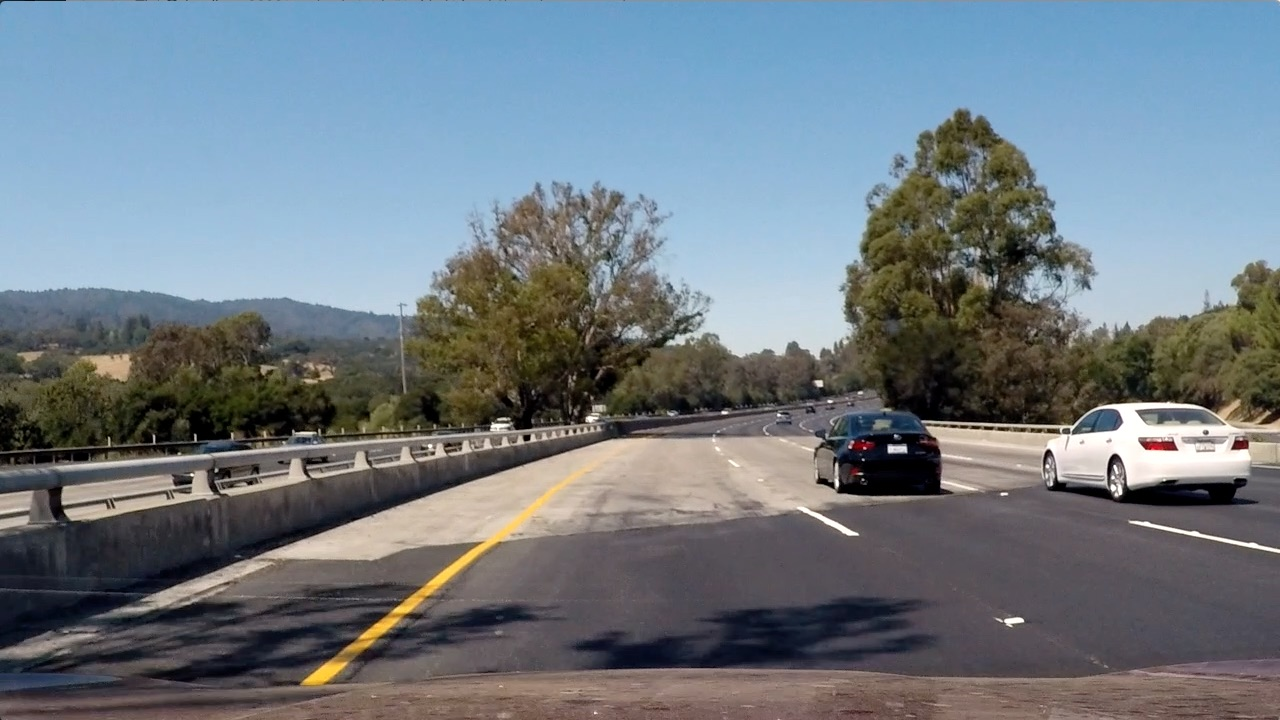
#> input picture test_images/test4.jpg, 1280 x 720 px
$ jupyter execute --allow-errors Vehicle_Detection_and_Tracking.ipynb   (shell and % lines are left out)   (older library calls are emulated)
#> lines starting #> are read from the running program, lines starting #| are printed output that depends on the picture; after the words box and inside, x2 and y2 are one past the last pixel; in counts of white or black regions, pixels touching at a corner belong together
# Vehicle Detection and Tracking

---
**Author:** Sergey Morozov

---

###### NOTICE

Some of the functions below were provided by [Udacity](https://www.udacity.com/). Author modified some of them and added original code.

## Project Steps
- Perform a Histogram of Oriented Gradients (HOG) feature extraction on a labeled training set of images and train a classifier Linear SVM classifier.
- Apply a color transform and append binned color features, as well as histograms of color, to your HOG feature vector.
- Implement a sliding-window technique and use your trained classifier to search for vehicles in images.
- Run pipeline on a video stream and create a heat map of recurring detections frame by frame to reject outliers and follow detected vehicles.
- Estimate a bounding box for vehicles detected.

### Training Data Extraction

Archive with vehicle and non-vehicle images should be manually downloaded and placed in the root of this repository.
- [vehicles.zip](https://yadi.sk/d/z55uKF-J3KNDgg)
- [non-vehicles.zip](https://yadi.sk/d/-blY05xV3KNDnV)

#### Extract Data

[cell 1]
import os
import zipfile
import shutil

# Extract vehicle images
#> (the rest of this cell did not finish here and is left out)

#### Explore Data

[cell 2]
import os
import cv2
import glob
import numpy as np
import matplotlib.image as mpimg
import matplotlib.pyplot as plt

def data_look(car_list, notcar_list):
    """Extract useful information about provided data."""
    data_dict = {}
    # Define a key in data_dict "n_cars" and store the number of car images
    data_dict["n_cars"] = len(car_list)
    # Define a key "n_notcars" and store the number of notcar images
    data_dict["n_notcars"] = len(notcar_list)
    # Read in a test image, either car or notcar
    example_img = cv2.imread(car_list[0])
    # Define a key "image_shape" and store the test image shape 3-tuple
    data_dict["image_shape"] = example_img.shape
    # Define a key "data_type" and store the data type of the test image.
    data_dict["data_type"] = example_img.dtype
    # Return data_dict
    return data_dict

# List containing paths to training images
vehicle_paths = glob.glob("vehicle_images/*/*.png")
nonvehicle_paths = glob.glob("non-vehicle_images/*/*.png")

# Extract useful information from data
#> (the rest of this cell did not finish here and is left out)

### Feature Extraction

#### Histogram of Color

[cell 3]
import os
import cv2
import numpy as np
import matplotlib.pyplot as plt

# [16 lines left out: function color_hist, not called in this run]

# Draw historgam for each color channel
# As an example consider BGR color space
fig, axs = plt.subplots(2,4, figsize=(16, 6))

# Draw histograms for vehicle
#> (the rest of this cell did not finish here and is left out)

#### Color Distribution

[cell 4]
import cv2
import numpy as np
import matplotlib.pyplot as plt
from mpl_toolkits.mplot3d import Axes3D

def plot3d(pixels, colors_rgb, fig, pos,
           axis_labels=list("RGB"),
           axis_limits=[(0, 255), (0, 255), (0, 255)]):
    """Plot pixels in 3D."""

    # 3D axes
    ax = fig.add_subplot(pos, projection='3d')

    # Set axis limits
    ax.set_xlim(*axis_limits[0])
    ax.set_ylim(*axis_limits[1])
    ax.set_zlim(*axis_limits[2])

    # Set axis labels and sizes
    ax.tick_params(axis='both', which='major', labelsize=7, pad=1)
    ax.set_xlabel(axis_labels[0], fontsize=10, labelpad=1)
    ax.set_ylabel(axis_labels[1], fontsize=10, labelpad=1)
    ax.set_zlabel(axis_labels[2], fontsize=10, labelpad=1)

    # Plot pixel values with colors given in colors_rgb
    ax.scatter(
        pixels[:, :, 0].ravel(),
        pixels[:, :, 1].ravel(),
        pixels[:, :, 2].ravel(),
        c=colors_rgb.reshape((-1, 3)), edgecolors='none')

    return ax  # return Axes3D object for further manipulation


# Read a color image
img = cv2.imread("test_images/test4.jpg")
#> img is the input picture: shape (720, 1280, 3); mean B, G, R 130.9, 122.7, 112.2

# Select a small fraction of pixels to plot by subsampling it
scale = max(img.shape[0], img.shape[1], 64) / 64  # at most 64 rows and columns
img_small = cv2.resize(img, (np.int(img.shape[1] / scale), np.int(img.shape[0] / scale)), interpolation=cv2.INTER_NEAREST)

# Convert subsampled image to desired color space(s)
img_small_RGB = cv2.cvtColor(img_small, cv2.COLOR_BGR2RGB)  # OpenCV uses BGR, matplotlib likes RGB
img_small_HSV = cv2.cvtColor(img_small, cv2.COLOR_BGR2HSV)
img_small_HLS = cv2.cvtColor(img_small, cv2.COLOR_BGR2HLS)
img_small_LUV = cv2.cvtColor(img_small, cv2.COLOR_BGR2LUV)
img_small_YUV = cv2.cvtColor(img_small, cv2.COLOR_BGR2YUV)
img_small_YCrCb = cv2.cvtColor(img_small, cv2.COLOR_BGR2YCrCb)
img_small_rgb = img_small_RGB / 255.  # scaled to [0, 1], only for plotting

fig = plt.figure(figsize=(15,10))
# Plot and show
ax = fig.add_subplot(332)
ax.imshow(cv2.cvtColor(img, cv2.COLOR_BGR2RGB))
ax.axis("off")
plot3d(img_small_RGB, img_small_rgb, fig, 334)
plot3d(img_small_HSV, img_small_rgb, fig, 335, axis_labels=list("HSV"))
plot3d(img_small_HLS, img_small_rgb, fig, 336, axis_labels=list("HLS"))
plot3d(img_small_LUV, img_small_rgb, fig, 337, axis_labels=list("LUV"))
plot3d(img_small_YUV, img_small_rgb, fig, 338, axis_labels=list("YUV"))
plot3d(img_small_YCrCb, img_small_rgb, fig, 339, axis_labels=['Y', 'Cr', 'Cb'])
plt.tight_layout()

# Create directory where to save output images
if not os.path.isdir("output_images"):
    os.mkdir("output_images")

plt.savefig('output_images/color_distribution.png', bbox_inches="tight")

#### Spatial Binning of Color

[cell 5]
import cv2
import numpy as np
import matplotlib.pyplot as plt

def bin_spatial(img, size=(32, 32)):
    """Function to compute binned color features."""
#> called with size = (32, 32)
    # Use cv2.resize().ravel() to create the feature vector
    features = cv2.resize(img, size).ravel()
#> features = 3072 values, max 252 at index 2007, min 0 at index 2082, mean 121.8
    # Return the feature vector
    return features

# Read test image
img = cv2.imread("test_images/test4.jpg")

# Convert subsampled image to desired color space(s)
img_RGB = cv2.cvtColor(img_small, cv2.COLOR_BGR2RGB)  # OpenCV uses BGR, matplotlib likes RGB
img_HSV = cv2.cvtColor(img_small, cv2.COLOR_BGR2HSV)
img_HLS = cv2.cvtColor(img_small, cv2.COLOR_BGR2HLS)
img_LUV = cv2.cvtColor(img_small, cv2.COLOR_BGR2LUV)
img_YUV = cv2.cvtColor(img_small, cv2.COLOR_BGR2YUV)
img_YCrCb = cv2.cvtColor(img_small, cv2.COLOR_BGR2YCrCb)

fig, axs = plt.subplots(2,3, figsize=(16, 6))

axs[0][0].plot(bin_spatial(img_RGB))
axs[0][0].set_title('RGB')

axs[0][1].plot(bin_spatial(img_HSV))
axs[0][1].set_title('HSV')

axs[0][2].plot(bin_spatial(img_HLS))
axs[0][2].set_title('HLS')

axs[1][0].plot(bin_spatial(img_LUV))
axs[1][0].set_title('LUV')

axs[1][1].plot(bin_spatial(img_YUV))
axs[1][1].set_title('YUV')

axs[1][2].plot(bin_spatial(img_YCrCb))
axs[1][2].set_title('YCrCb')

plt.tight_layout()

# Create directory where to save output images
if not os.path.isdir("output_images"):
    os.mkdir("output_images")

plt.savefig('output_images/spatial_binning.png', bbox_inches="tight")
#> (reads scaler.pkl from the repository)

#### Histogram of Oriented Gradients

[cell 6]
import cv2
import numpy as np
from skimage.feature import hog
import matplotlib.pyplot as plt

# [12 lines left out: function get_hog_features, not called in this run]

# Read in the image
#> (the rest of this cell did not finish here and is left out)

### Train Linear Support Vector Machine Classifier

#### Define Parameters

[cell 7]
# Parameters to be tweaked
color_space = 'HLS' # Can be BGR, HSV, LUV, HLS, YUV, YCrCb
orient = 12
pix_per_cell = 8 # HOG pixels per cell
cell_per_block = 2 # HOG cells per block
hog_channel = "ALL" # Can be 0, 1, 2, or "ALL"
spatial_size = (32, 32) # Spatial binning dimensions
hist_bins = 64    # Number of histogram bins
spatial_feat = True # Spatial features on or off
hist_feat = True # Histogram features on or off
hog_feat = True # HOG features on or off
bins_range=(0,256)

print('Parameters were defined.')

#### Combine Features and Normalize

[cell 8]
#####
# The next step is quite long. You load scaler from the file system.
#####

import pickle

# Load the scaler
#> (the rest of this cell did not finish here and is left out)

[cell 9]
import cv2
import pickle
import matplotlib.pyplot as plt
import matplotlib.image as mpimg
from sklearn.preprocessing import StandardScaler

def extract_features(imgs, color_space='BGR', spatial_size=(32, 32),
                        hist_bins=32, orient=9,
                        pix_per_cell=8, cell_per_block=2, hog_channel=0,
                        spatial_feat=True, hist_feat=True, hog_feat=True):
    """Function to extract features from a list of images.

    This function calls bin_spatial(), color_hist(), and get_hog_features().
    """
    # Create a list to append feature vectors to
    features = []
    # Iterate through the list of images
    for file in imgs:
        file_features = []
        # Read in each one by one
        image = cv2.imread(file)
        # apply color conversion if other than 'BGR'
        if color_space != 'BGR':
            if color_space == 'RGB':
                feature_image = cv2.cvtColor(image, cv2.COLOR_BGR2RGB)
            if color_space == 'HSV':
                feature_image = cv2.cvtColor(image, cv2.COLOR_BGR2HSV)
            elif color_space == 'LUV':
                feature_image = cv2.cvtColor(image, cv2.COLOR_BGR2LUV)
            elif color_space == 'HLS':
                feature_image = cv2.cvtColor(image, cv2.COLOR_BGR2HLS)
            elif color_space == 'YUV':
                feature_image = cv2.cvtColor(image, cv2.COLOR_BGR2YUV)
            elif color_space == 'YCrCb':
                feature_image = cv2.cvtColor(image, cv2.COLOR_BGR2YCrCb)
        else: feature_image = np.copy(image)

        if spatial_feat == True:
            spatial_features = bin_spatial(feature_image, size=spatial_size)
            file_features.append(spatial_features)
        if hist_feat == True:
            # Apply color_hist()
            hist_features = color_hist(feature_image, nbins=hist_bins)
            file_features.append(hist_features)
        if hog_feat == True:
        # Call get_hog_features() with vis=False, feature_vec=True
            if hog_channel == 'ALL':
                hog_features = []
                for channel in range(feature_image.shape[2]):
                    hog_features.append(get_hog_features(feature_image[:,:,channel],
                                        orient, pix_per_cell, cell_per_block,
                                        vis=False, feature_vec=True))
                hog_features = np.ravel(hog_features)
            else:
                hog_features = get_hog_features(feature_image[:,:,hog_channel], orient,
                            pix_per_cell, cell_per_block, vis=False, feature_vec=True)
            # Append the new feature vector to the features list
            file_features.append(hog_features)
        features.append(np.concatenate(file_features))
    # Return list of feature vectors
    return features

# Extract features
car_features = extract_features(vehicle_paths, color_space=color_space,
                        spatial_size=spatial_size, hist_bins=hist_bins,
                        orient=orient, pix_per_cell=pix_per_cell,
                        cell_per_block=cell_per_block,
                        hog_channel=hog_channel, spatial_feat=spatial_feat,
                        hist_feat=hist_feat, hog_feat=hog_feat)
notcar_features = extract_features(nonvehicle_paths, color_space=color_space,
                        spatial_size=spatial_size, hist_bins=hist_bins,
                        orient=orient, pix_per_cell=pix_per_cell,
                        cell_per_block=cell_per_block,
                        hog_channel=hog_channel, spatial_feat=spatial_feat,
                        hist_feat=hist_feat, hog_feat=hog_feat)
#> (reads svc.pkl from the repository)

# Normalize data
X = np.vstack((car_features, notcar_features)).astype(np.float64)
# Fit a per-column scaler
#> (the rest of this cell did not finish here and is left out)

#### Train Classifier

[cell 10]
#####
# The next step is quite long. You load support vector classifier from the file system.
#####

import pickle

# Load the classifier
#> (the rest of this cell did not finish here and is left out)

[cell 11]
import time
import pickle
import numpy as np
from sklearn.svm import LinearSVC
from sklearn.cross_validation import train_test_split

# Define the labels vector
y = np.hstack((np.ones(len(car_features)), np.zeros(len(notcar_features))))

# Split up data into randomized training and test sets
rand_state = np.random.randint(0, 100)
#> (the rest of this cell did not finish here and is left out)

### Detect Vehicles

#### Sliding Window

[cell 12]
import os
import numpy as np
import matplotlib.pyplot as plt

def slide_window(img, x_start_stop=[None, None], y_start_stop=[None, None],
                    xy_window=(64, 64), xy_overlap=(0.5, 0.5)):
    """Function that returns a list of bounding boxes for the search windows."""
    # If x and/or y start/stop positions not defined, set to image size
    if x_start_stop[0] == None:
        x_start_stop[0] = 0
    if x_start_stop[1] == None:
        x_start_stop[1] = img.shape[1]
    if y_start_stop[0] == None:
        y_start_stop[0] = 0
    if y_start_stop[1] == None:
        y_start_stop[1] = img.shape[0]
    # Compute the span of the region to be searched
    xspan = x_start_stop[1] - x_start_stop[0]
    yspan = y_start_stop[1] - y_start_stop[0]
    # Compute the number of pixels per step in x/y
    nx_pix_per_step = np.int(xy_window[0]*(1 - xy_overlap[0]))
    ny_pix_per_step = np.int(xy_window[1]*(1 - xy_overlap[1]))
    # Compute the number of windows in x/y
    nx_buffer = np.int(xy_window[0]*(xy_overlap[0]))
    ny_buffer = np.int(xy_window[1]*(xy_overlap[1]))
    nx_windows = np.int((xspan-nx_buffer)/nx_pix_per_step)
    ny_windows = np.int((yspan-ny_buffer)/ny_pix_per_step)
    # Initialize a list to append window positions to
    window_list = []
    # Loop through finding x and y window positions
    # Note: you could vectorize this step, but in practice
    # you'll be considering windows one by one with your
    # classifier, so looping makes sense
    for ys in range(ny_windows):
        for xs in range(nx_windows):
            # Calculate window position
            startx = xs*nx_pix_per_step + x_start_stop[0]
            endx = startx + xy_window[0]
            starty = ys*ny_pix_per_step + y_start_stop[0]
            endy = starty + xy_window[1]
            # Append window position to list
            window_list.append(((startx, starty), (endx, endy)))
    # Return the list of windows
    return window_list

def draw_boxes(img, bboxes, color=(0, 0, 255), thick=6):
    """Function that draws color boxes on the output."""
    # Make a copy of the image
    imcopy = np.copy(img)
    # Iterate through the bounding boxes
    for bbox in bboxes:
        # Draw a rectangle given bbox coordinates
        cv2.rectangle(imcopy, bbox[0], bbox[1], color, thick)
    # Return the image copy with boxes drawn
    return imcopy

# Visualize the result
fig = plt.figure(figsize=(20, 15))

img_cnt = 1
for name in os.listdir("test_images"):
    # Read test image
    image = cv2.imread(os.path.join("test_images", name))
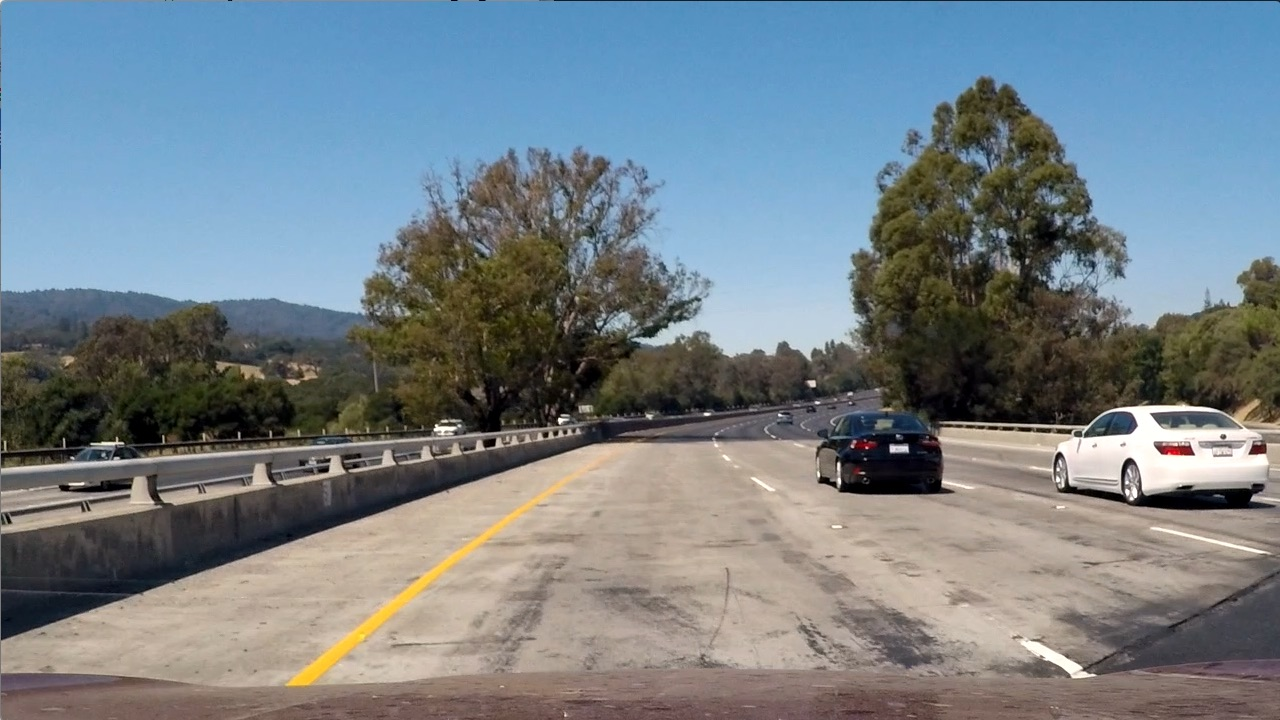
#> input picture test_images/test1.jpg, 1280 x 720 px
#> image is the input picture: shape (720, 1280, 3); mean B, G, R 135.5, 128.7, 117.5

    windows = slide_window(image, x_start_stop=[None, None], y_start_stop=[400, 700],
                           xy_window=(128, 128), xy_overlap=(0.5, 0.5))
#> windows = 57 items

    window_img = draw_boxes(image, windows, color=(0, 0, 255), thick=6)
#> the loop in draw_boxes, `for bbox in bboxes:` made 57 passes
#> bbox on passes 1 to 4: ((0, 400), (128, 528)), ((64, 400), (192, 528)), ((128, 400), (256, 528)), ((192, 400), (320, 528))
#> after the loop in draw_boxes, `for bbox in bboxes:`:
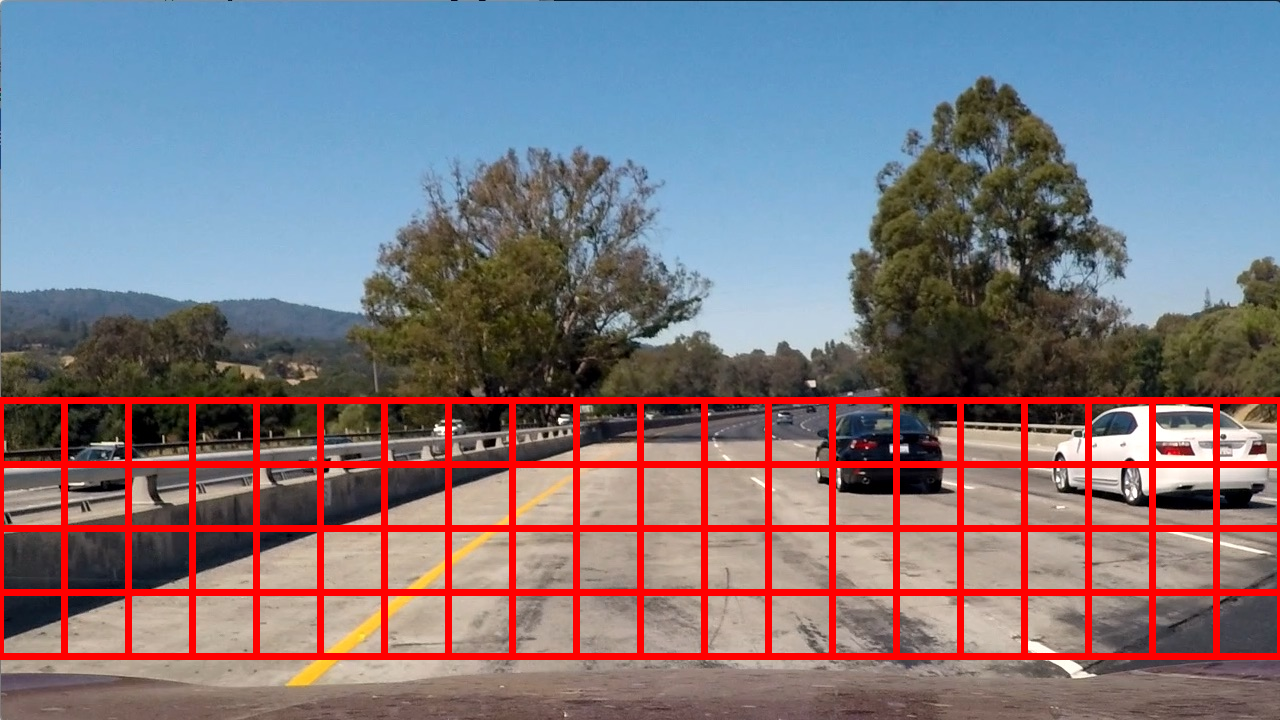
#> imcopy: shape (720, 1280, 3); 8.32% of pixels changed, all inside (x1, y1, x2, y2) = (0, 397, 1280, 660)

    ax = fig.add_subplot(3, 2, img_cnt)
    ax.imshow(cv2.cvtColor(window_img, cv2.COLOR_BGR2RGB))
    img_cnt += 1

fig.tight_layout()

# Create directory where to save output images
if not os.path.isdir("output_images"):
    os.mkdir("output_images")

plt.savefig('output_images/sliding_window.png', bbox_inches="tight")
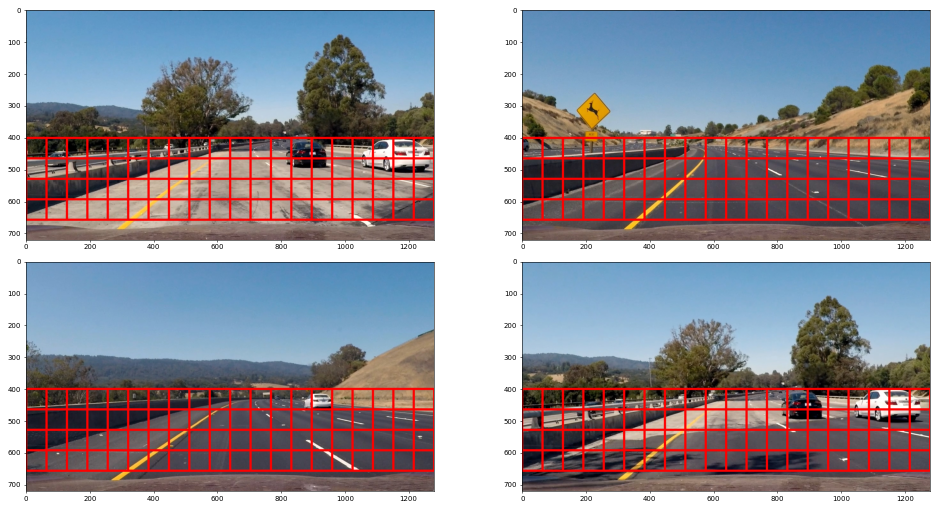
#> figure drawn by matplotlib, 4 panels

#### Search and Classify

[cell 13]
import cv2
import time
import numpy as np
import matplotlib.pyplot as plt

# [78 lines left out: functions single_img_features, search_windows, not called in this run]

y_start_stop = [400, 700] # Min and max in y to search in slide_window()

# Visualize the result
fig = plt.figure(figsize=(16, 16))
times = []

img_cnt = 1
#> (the rest of this cell did not finish here and is left out)
